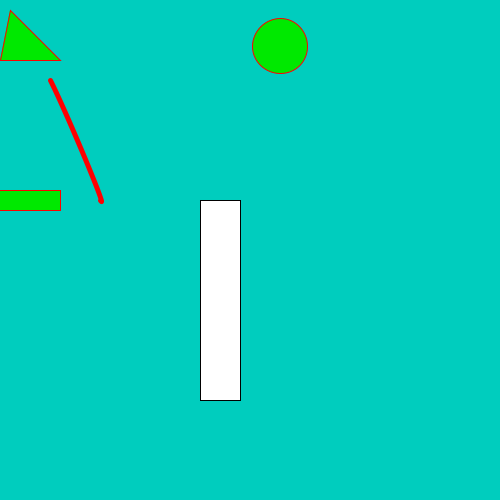
Frame 1 (no input)
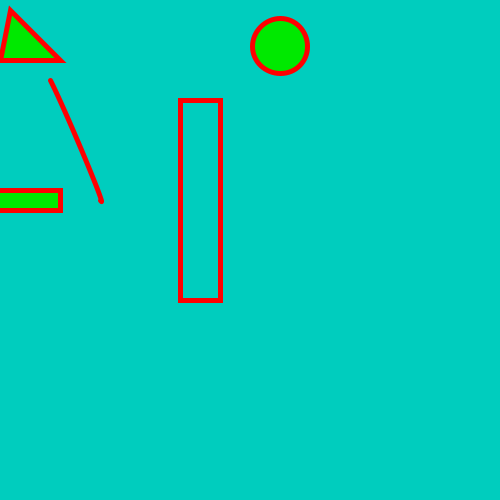
Frame 60 (the mouse pressed at the canvas centre just before this capture)
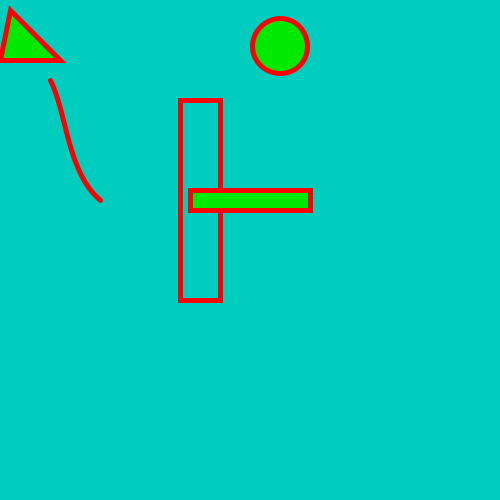
Frame 120 (the mouse held since frame 60 and released just before this capture)

The Processing sketch that drew these frames (run headless with seeded random() and noise(); from frame 60 on, the mouse is pressed at the canvas centre):

// Processing sketch: processing_37055
// ── processing_37055.pde

void setup() {
size(500,500);
}

 void draw() {
   background(0,205,190); 
   rect(200,200,40, 200);
   stroke(255,0,0);
   fill(0,233,0);
   rectMode(CENTER);
   rect(mouseX, 200, 120, 20);
   triangle(10,10,60,60,0,60);
   ellipse(280, 46, 55, 55);
   
   strokeWeight(5);
   noFill();
   curve(0,0,50,80,100,200,mouseX,mouseY);
   
println(mouseX); 
 }
